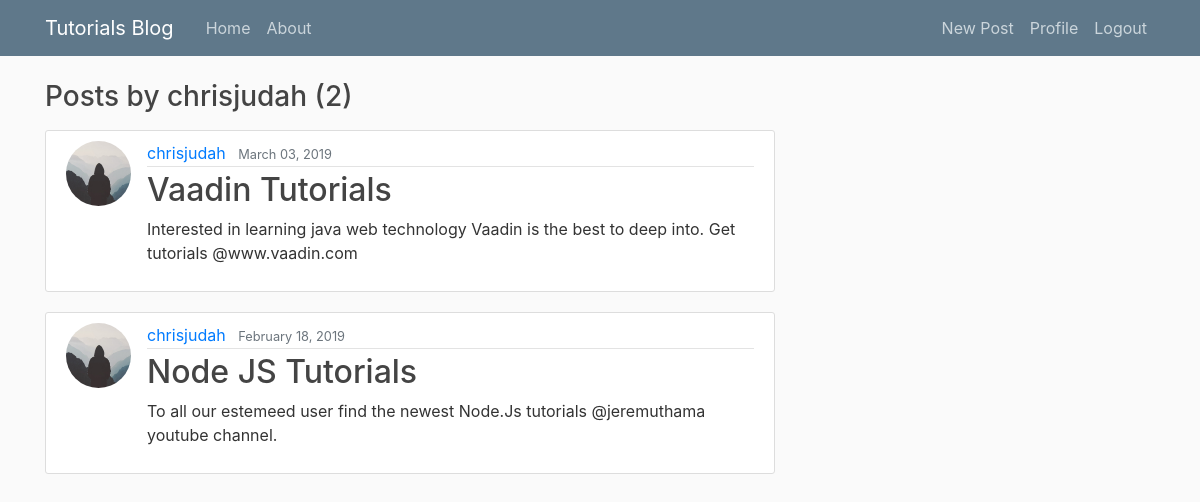
/user/chrisjudah (signed in), run on the app's committed database.
### blog/models.py (models this page shows, shortened)
class Post(models.Model):
    title = models.CharField(max_length=100)
    content = models.TextField()
    date_posted = models.DateTimeField(default=timezone.now)
    author = models.ForeignKey(User, on_delete=models.CASCADE)

### users/models.py (models this page shows, shortened)
class Profile(models.Model):
    user = models.OneToOneField(User, on_delete=models.CASCADE)
    image = models.ImageField(default='default.jpg', upload_to='profile_pics')

### blog/views.py (the view)
# urls.py: path('user/<str:username>', UserPostListView.as_view(), name='user-posts'),
class UserPostListView(LoginRequiredMixin, ListView):
    model = Post
    template_name = 'blog/user_posts.html'
    context_object_name = 'posts'
    paginate_by = 5
    def get_queryset(self):
        user = get_object_or_404(User, username=self.kwargs.get('username'))
        return Post.objects.filter(author=user).order_by('-date_posted')

### blog/templates/blog/user_posts.html (shortened to what this page needs)
{% extends "blog/base.html" %}
{% block content %}
    <h3 class="mb-3">Posts by {{ view.kwargs.username }} ({{ page_obj.paginator.count }})</h3>
    {% for post in posts %}
        <article class="media content-section">
          <img class="rounded-circle article-img" src="{{ post.author.profile.image.url }}">
          <div class="media-body">
            <div class="article-metadata">
              <a class="mr-2" href="{% url 'user-posts' post.author.username %}">{{ post.author }}</a>
              <small class="text-muted">{{ post.date_posted|date:"F d, Y" }}</small>
            </div>
            <h2><a class="article-title" href="{% url 'post-detail' post.id %}">{{ post.title }}</a></h2>
            <p class="article-content">{{ post.content }}</p>
          </div>
        </article>
    {% endfor %}
{% endblock content %}

### blog/static/blog/main.css (style rules this page uses)
body { background: #fafafa; color: #333333; margin-top: 5rem; }
h1, h2, h3, h4, h5, h6 { color: #444444; }
.content-section { background: #ffffff; padding: 10px 20px; border: 1px solid #dddddd; border-radius: 3px; margin-bottom: 20px; }
.article-title { color: #444444; }
.article-content { white-space: pre-line; }
.article-img { height: 65px; width: 65px; margin-right: 16px; }
.article-metadata { padding-bottom: 1px; margin-bottom: 4px; border-bottom: 1px solid #e3e3e3 }

### data on the page
Post: author.profile.image (placeholder picture), author "chrisjudah", date_posted "March 03, 2019", title "Vaadin Tutorials", content "Interested in learning java web technology Vaadin is the best to deep into. Get tutorials @www.vaadin.com"
Post: author.profile.image (placeholder picture), author "chrisjudah", date_posted "February 18, 2019", title "Node JS Tutorials", content "To all our estemeed user find the newest Node.Js tutorials @jeremuthama youtube channel."

### other printed values
{{ view.kwargs.username }} "chrisjudah"
{{ page_obj.paginator.count }} "2"
